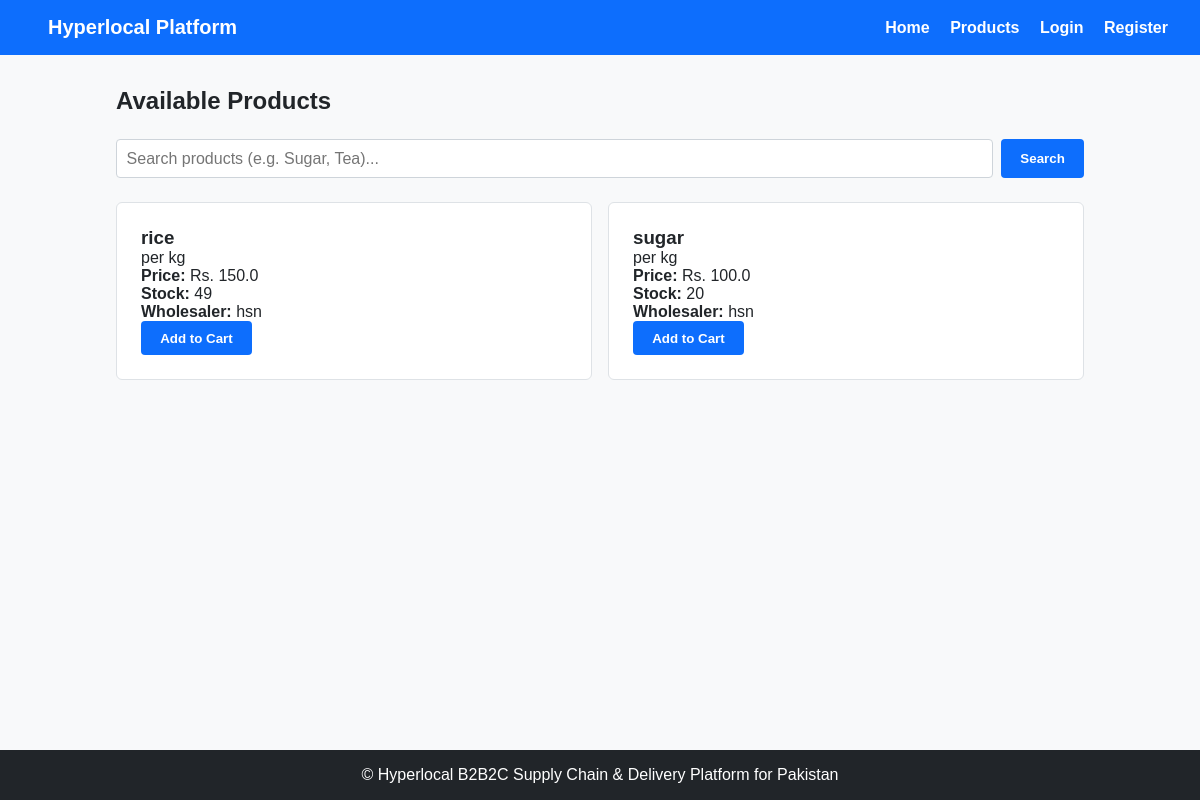
The app's page /shopkeeper/products (signed in) with its own data.
### tables this page shows
CREATE TABLE products (
            id INTEGER PRIMARY KEY AUTOINCREMENT,
            wholesaler_id INTEGER NOT NULL,
            name TEXT NOT NULL,
            description TEXT NOT NULL,
            price REAL NOT NULL,
            stock INTEGER NOT NULL,
            category TEXT NOT NULL,
            created_at TEXT NOT NULL,
            FOREIGN KEY (wholesaler_id) REFERENCES users(id)
        );

CREATE TABLE users (
            id INTEGER PRIMARY KEY AUTOINCREMENT,
            name TEXT NOT NULL,
            email TEXT NOT NULL UNIQUE,
            password TEXT NOT NULL,
            role TEXT NOT NULL,
            created_AT TEXT NOT NULL
        );

### app.py (the view)
@app.route("/shopkeeper/products")
def shopkeeper_products():
    if not has_role("Shopkeeper"):
        flash("Access denied.", "error")
        return redirect(url_for("login"))
    connection = get_db_connection()
    products = connection.execute("""
        SELECT p.*, u.name AS wholesaler_name
        FROM products p
        JOIN users u ON p.wholesaler_id = u.id
        ORDER BY p.id DESC
    """).fetchall()
    connection.close()
    return render_template("shopkeeper/products.html", products=products)

### app.py (called while the page is built)
def is_logged_in():
    return "user_id" in session

def has_role(role):
    return is_logged_in() and session.get("user_role") == role

### database/database.py (called while the page is built)
def get_db_connection():
    connection= sqlite3.connect(DATABASE)
    connection.row_factory = sqlite3.Row
    return connection

### templates/shopkeeper/products.html (shortened to what this page needs)
{% extends "base.html" %}
{% block content %}
<div class="products-container">
    <h2>Available Products</h2>
    <form method="GET"
          action="{{ url_for('shopkeeper_products') }}"
          class="search-form">
        <input
            type="text"
            name="search"
            placeholder="Search products (e.g. Sugar, Tea)..."
        >
        <button type="submit" class="btn btn-primary">
            Search
        </button>
    </form>
    <div class="product-cards">
        {% if products %}
            {% for product in products %}
            <div class="card">
                <h3>
                    {{ product.name }}
                </h3>
                <p>
                    {{ product.description }}
                </p>
                <p>
                    <strong>Price:</strong>
                    Rs. {{ product.price }}
                </p>
                <p>
                    <strong>Stock:</strong>
                    {{ product.stock }}
                </p>
                <p>
                    <strong>Wholesaler:</strong>
                    {{ product.wholesaler_name }}
                </p>
                <form method="POST"
                      action="{{ url_for('add_to_cart', product_id=product.id) }}">
                    {% if product.stock > 0 %}
                        <button
                            type="submit"
                            class="btn btn-primary">
                            Add to Cart
                        </button>
                    {% endif %}
                </form>
            </div>
            {% endfor %}
        {% else %}
            <p>No products available.</p>
        {% endif %}
    </div>
</div>
{% endblock %}

### static/css/style.css (style rules this page uses)
* { box-sizing: border-box; margin: 0; padding: 0; font-family: Arial, sans-serif; }
body { background-color: #f8f9fa; color: #212529; display: flex; flex-direction: column; min-height: 100vh; }
.card, .form-container { background: #ffffff; border: 1px solid #dee2e6; border-radius: 6px; padding: 1.5rem; margin-bottom: 1.5rem; }
.btn { display: inline-block; background-color: #0d6efd; color: #ffffff; padding: 0.6rem 1.2rem; border: none; border-radius: 4px; cursor: pointer; text-decoration: none; font-weight: bold; text-align: center; }
.btn-primary { background-color: #0d6efd; }
.products-container { width: 100%; }
.products-container h2 { margin-bottom: 1.5rem; }
.product-cards { display: grid; grid-template-columns: repeat(auto-fit, minmax(240px, 1fr)); gap: 1rem; margin-top: 1.5rem; }
.search-form { display: flex; gap: 0.5rem; margin-bottom: 1.5rem; }
.search-form input { flex: 1; padding: 0.6rem; border: 1px solid #ced4da; border-radius: 4px; font-size: 1rem; }

### records on screen
products: name "rice", description "per kg", price "150.0", stock "49", wholesaler_name "hsn", shows "Add to Cart"
products: name "sugar", description "per kg", price "100.0", stock "20", wholesaler_name "hsn", shows "Add to Cart"
